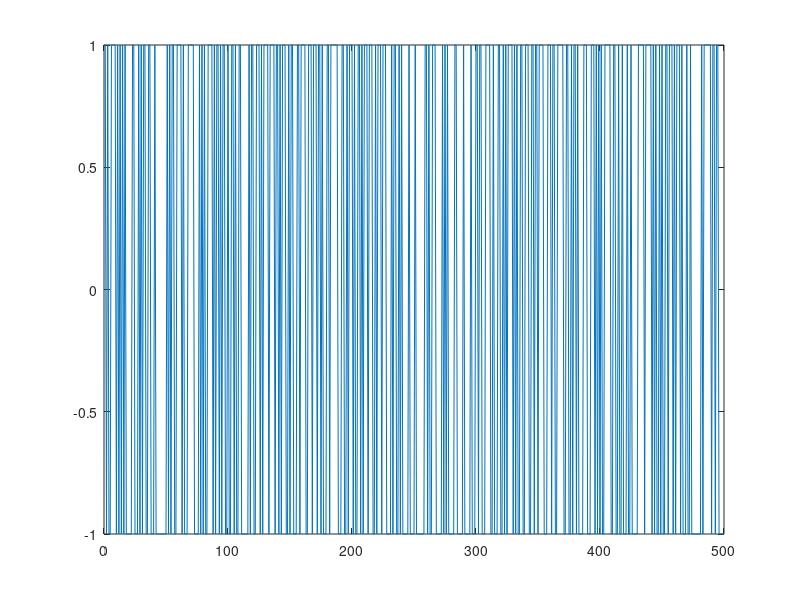
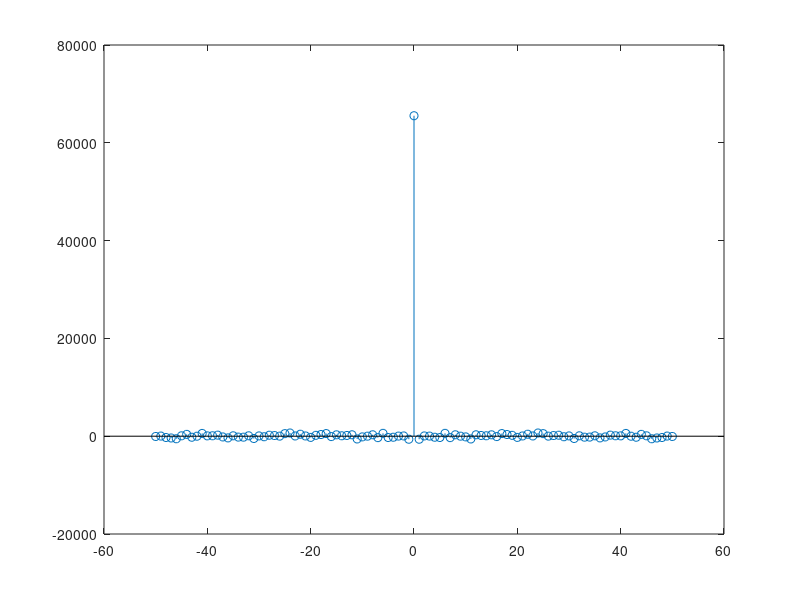
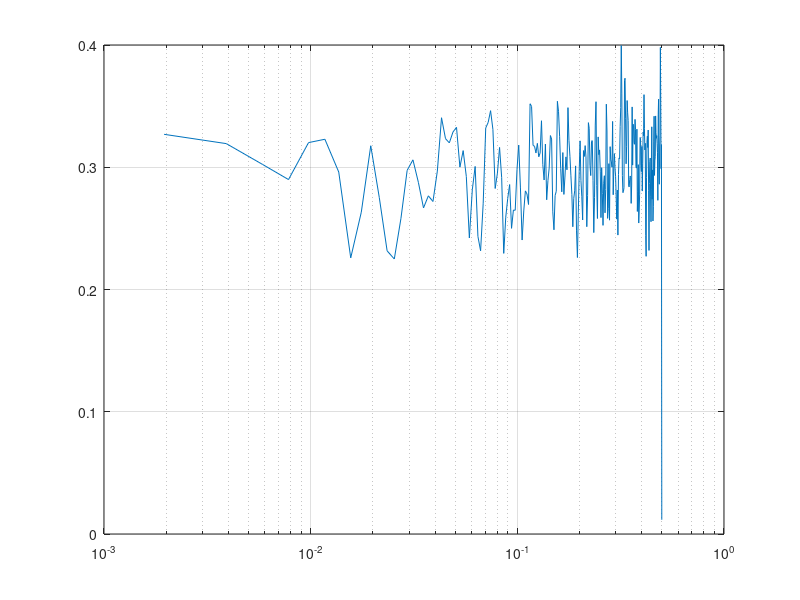

Write the MATLAB code that produced these figures, in order.
% ARX demo
%
% System identification using ARX model - input power spectrum

% input sequence
T = 16*4096;
time = 0:T-1;
p_switch = 0.5; % show low/high band properties of input signal
UU = ones(1,T);
for t=2:T,
    if rand(1)<p_switch, UU(t)=-UU(t-1); else UU(t)=UU(t-1); end
end
figure(1)
plot(0:500,UU(1:501))
figure(2)
[Ruu, lags]= xcov(UU,50);
stem(lags,Ruu)
figure(3)
[Puu, W]=pwelch(UU);
semilogx(W,log10(Puu))
grid on
hold on



